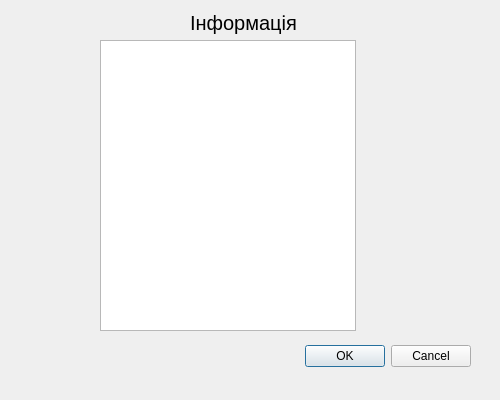
<?xml version="1.0" encoding="UTF-8"?>
<ui version="4.0">
 <class>InformationWindow</class>
 <widget class="QDialog" name="InformationWindow">
  <property name="geometry">
   <rect>
    <x>0</x>
    <y>0</y>
    <width>500</width>
    <height>400</height>
   </rect>
  </property>
  <property name="minimumSize">
   <size>
    <width>500</width>
    <height>400</height>
   </size>
  </property>
  <property name="maximumSize">
   <size>
    <width>500</width>
    <height>400</height>
   </size>
  </property>
  <property name="windowTitle">
   <string>Інформація</string>
  </property>
  <widget class="QDialogButtonBox" name="buttonBox_InformationWindow">
   <property name="geometry">
    <rect>
     <x>-150</x>
     <y>340</y>
     <width>621</width>
     <height>32</height>
    </rect>
   </property>
   <property name="orientation">
    <enum>Qt::Horizontal</enum>
   </property>
   <property name="standardButtons">
    <set>QDialogButtonBox::Cancel|QDialogButtonBox::Ok</set>
   </property>
  </widget>
  <widget class="QLabel" name="label_InformationWindow">
   <property name="geometry">
    <rect>
     <x>190</x>
     <y>10</y>
     <width>111</width>
     <height>25</height>
    </rect>
   </property>
   <property name="font">
    <font>
     <pointsize>15</pointsize>
    </font>
   </property>
   <property name="text">
    <string>Інформація</string>
   </property>
  </widget>
  <widget class="QWidget" name="widget_person" native="true">
   <property name="geometry">
    <rect>
     <x>0</x>
     <y>60</y>
     <width>500</width>
     <height>180</height>
    </rect>
   </property>
   <widget class="QLabel" name="label_1">
    <property name="geometry">
     <rect>
      <x>130</x>
      <y>80</y>
      <width>101</width>
      <height>30</height>
     </rect>
    </property>
    <property name="font">
     <font>
      <pointsize>10</pointsize>
      <weight>50</weight>
      <bold>false</bold>
     </font>
    </property>
    <property name="text">
     <string>Дата нар.</string>
    </property>
   </widget>
   <widget class="QLabel" name="label_3">
    <property name="geometry">
     <rect>
      <x>130</x>
      <y>110</y>
      <width>111</width>
      <height>30</height>
     </rect>
    </property>
    <property name="font">
     <font>
      <pointsize>10</pointsize>
      <weight>50</weight>
      <bold>false</bold>
     </font>
    </property>
    <property name="text">
     <string>Телефон</string>
    </property>
   </widget>
   <widget class="QLabel" name="label_2">
    <property name="geometry">
     <rect>
      <x>130</x>
      <y>50</y>
      <width>101</width>
      <height>30</height>
     </rect>
    </property>
    <property name="font">
     <font>
      <pointsize>10</pointsize>
      <weight>50</weight>
      <bold>false</bold>
     </font>
    </property>
    <property name="text">
     <string>ПІБ</string>
    </property>
   </widget>
   <widget class="QLabel" name="label_widget_person">
    <property name="geometry">
     <rect>
      <x>210</x>
      <y>10</y>
      <width>101</width>
      <height>30</height>
     </rect>
    </property>
    <property name="font">
     <font>
      <pointsize>10</pointsize>
      <weight>50</weight>
      <bold>false</bold>
     </font>
    </property>
    <property name="text">
     <string>Фізична особа</string>
    </property>
   </widget>
   <widget class="QLabel" name="label_widget_person_name">
    <property name="geometry">
     <rect>
      <x>210</x>
      <y>50</y>
      <width>150</width>
      <height>30</height>
     </rect>
    </property>
    <property name="font">
     <font>
      <pointsize>10</pointsize>
      <weight>50</weight>
      <bold>false</bold>
     </font>
    </property>
    <property name="text">
     <string/>
    </property>
   </widget>
   <widget class="QLabel" name="label_widget_person_date_birth">
    <property name="geometry">
     <rect>
      <x>210</x>
      <y>80</y>
      <width>150</width>
      <height>30</height>
     </rect>
    </property>
    <property name="font">
     <font>
      <pointsize>10</pointsize>
      <weight>50</weight>
      <bold>false</bold>
     </font>
    </property>
    <property name="text">
     <string/>
    </property>
   </widget>
   <widget class="QLabel" name="label_widget_person_telephone">
    <property name="geometry">
     <rect>
      <x>210</x>
      <y>110</y>
      <width>150</width>
      <height>30</height>
     </rect>
    </property>
    <property name="font">
     <font>
      <pointsize>10</pointsize>
      <weight>50</weight>
      <bold>false</bold>
     </font>
    </property>
    <property name="text">
     <string/>
    </property>
   </widget>
  </widget>
  <widget class="QWidget" name="widget_legal" native="true">
   <property name="geometry">
    <rect>
     <x>0</x>
     <y>60</y>
     <width>500</width>
     <height>180</height>
    </rect>
   </property>
   <widget class="QLabel" name="label_9">
    <property name="geometry">
     <rect>
      <x>130</x>
      <y>50</y>
      <width>101</width>
      <height>30</height>
     </rect>
    </property>
    <property name="font">
     <font>
      <pointsize>10</pointsize>
      <weight>50</weight>
      <bold>false</bold>
     </font>
    </property>
    <property name="text">
     <string>Назва</string>
    </property>
   </widget>
   <widget class="QLabel" name="label_11">
    <property name="geometry">
     <rect>
      <x>130</x>
      <y>110</y>
      <width>111</width>
      <height>30</height>
     </rect>
    </property>
    <property name="font">
     <font>
      <pointsize>10</pointsize>
      <weight>50</weight>
      <bold>false</bold>
     </font>
    </property>
    <property name="text">
     <string>Ідент. код</string>
    </property>
   </widget>
   <widget class="QLabel" name="label_10">
    <property name="geometry">
     <rect>
      <x>130</x>
      <y>80</y>
      <width>101</width>
      <height>30</height>
     </rect>
    </property>
    <property name="font">
     <font>
      <pointsize>10</pointsize>
      <weight>50</weight>
      <bold>false</bold>
     </font>
    </property>
    <property name="text">
     <string>ЄДРПОУ</string>
    </property>
   </widget>
   <widget class="QLabel" name="label_12">
    <property name="geometry">
     <rect>
      <x>130</x>
      <y>140</y>
      <width>101</width>
      <height>30</height>
     </rect>
    </property>
    <property name="font">
     <font>
      <pointsize>10</pointsize>
      <weight>50</weight>
      <bold>false</bold>
     </font>
    </property>
    <property name="text">
     <string>Телефон</string>
    </property>
   </widget>
   <widget class="QLabel" name="label_widget_legal">
    <property name="geometry">
     <rect>
      <x>200</x>
      <y>10</y>
      <width>101</width>
      <height>30</height>
     </rect>
    </property>
    <property name="font">
     <font>
      <pointsize>10</pointsize>
      <weight>50</weight>
      <bold>false</bold>
     </font>
    </property>
    <property name="text">
     <string>Юридична особа</string>
    </property>
   </widget>
   <widget class="QLabel" name="label_legal_telephone">
    <property name="geometry">
     <rect>
      <x>230</x>
      <y>140</y>
      <width>150</width>
      <height>30</height>
     </rect>
    </property>
    <property name="font">
     <font>
      <pointsize>10</pointsize>
      <weight>50</weight>
      <bold>false</bold>
     </font>
    </property>
    <property name="text">
     <string/>
    </property>
   </widget>
   <widget class="QLabel" name="label_legal_edrpou">
    <property name="geometry">
     <rect>
      <x>230</x>
      <y>80</y>
      <width>150</width>
      <height>30</height>
     </rect>
    </property>
    <property name="font">
     <font>
      <pointsize>10</pointsize>
      <weight>50</weight>
      <bold>false</bold>
     </font>
    </property>
    <property name="text">
     <string/>
    </property>
   </widget>
   <widget class="QLabel" name="label_legal_name">
    <property name="geometry">
     <rect>
      <x>230</x>
      <y>50</y>
      <width>150</width>
      <height>30</height>
     </rect>
    </property>
    <property name="font">
     <font>
      <pointsize>10</pointsize>
      <weight>50</weight>
      <bold>false</bold>
     </font>
    </property>
    <property name="text">
     <string/>
    </property>
   </widget>
   <widget class="QLabel" name="label_legal_id_code">
    <property name="geometry">
     <rect>
      <x>230</x>
      <y>110</y>
      <width>150</width>
      <height>30</height>
     </rect>
    </property>
    <property name="font">
     <font>
      <pointsize>10</pointsize>
      <weight>50</weight>
      <bold>false</bold>
     </font>
    </property>
    <property name="text">
     <string/>
    </property>
   </widget>
  </widget>
  <widget class="QLabel" name="ErrorLabel_InformationWindow">
   <property name="enabled">
    <bool>false</bool>
   </property>
   <property name="geometry">
    <rect>
     <x>80</x>
     <y>250</y>
     <width>360</width>
     <height>50</height>
    </rect>
   </property>
   <property name="font">
    <font>
     <italic>true</italic>
    </font>
   </property>
   <property name="locale">
    <locale language="Ukrainian" country="Ukraine"/>
   </property>
   <property name="text">
    <string>&lt;html&gt;&lt;head/&gt;&lt;body&gt;&lt;p&gt;&lt;br/&gt;&lt;/p&gt;&lt;/body&gt;&lt;/html&gt;</string>
   </property>
   <property name="scaledContents">
    <bool>false</bool>
   </property>
   <property name="alignment">
    <set>Qt::AlignCenter</set>
   </property>
   <property name="wordWrap">
    <bool>false</bool>
   </property>
  </widget>
  <widget class="QListWidget" name="listWidget">
   <property name="geometry">
    <rect>
     <x>100</x>
     <y>40</y>
     <width>256</width>
     <height>291</height>
    </rect>
   </property>
  </widget>
  <zorder>buttonBox_InformationWindow</zorder>
  <zorder>label_InformationWindow</zorder>
  <zorder>ErrorLabel_InformationWindow</zorder>
  <zorder>widget_legal</zorder>
  <zorder>widget_person</zorder>
  <zorder>listWidget</zorder>
 </widget>
 <resources/>
 <connections>
  <connection>
   <sender>buttonBox_InformationWindow</sender>
   <signal>accepted()</signal>
   <receiver>InformationWindow</receiver>
   <slot>accept()</slot>
   <hints>
    <hint type="sourcelabel">
     <x>248</x>
     <y>254</y>
    </hint>
    <hint type="destinationlabel">
     <x>157</x>
     <y>274</y>
    </hint>
   </hints>
  </connection>
  <connection>
   <sender>buttonBox_InformationWindow</sender>
   <signal>rejected()</signal>
   <receiver>InformationWindow</receiver>
   <slot>reject()</slot>
   <hints>
    <hint type="sourcelabel">
     <x>316</x>
     <y>260</y>
    </hint>
    <hint type="destinationlabel">
     <x>286</x>
     <y>274</y>
    </hint>
   </hints>
  </connection>
 </connections>
</ui>
